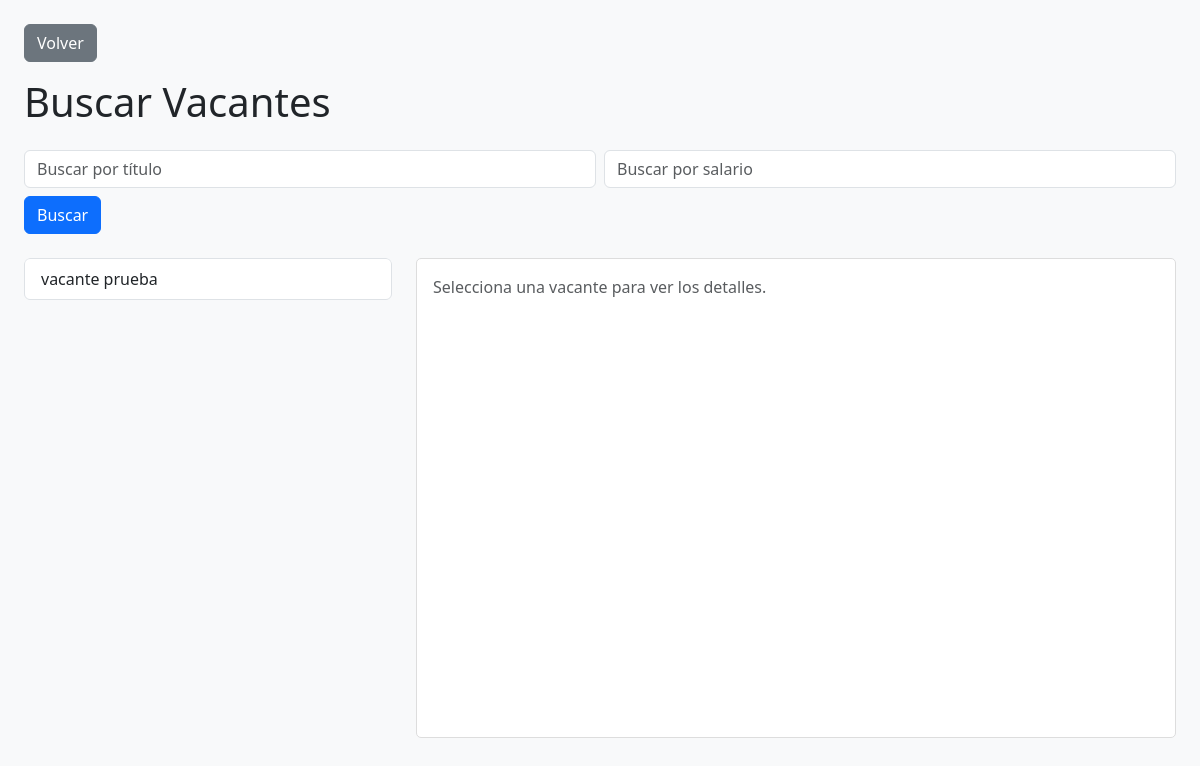
The page /postulante/ on the database as committed earlier.
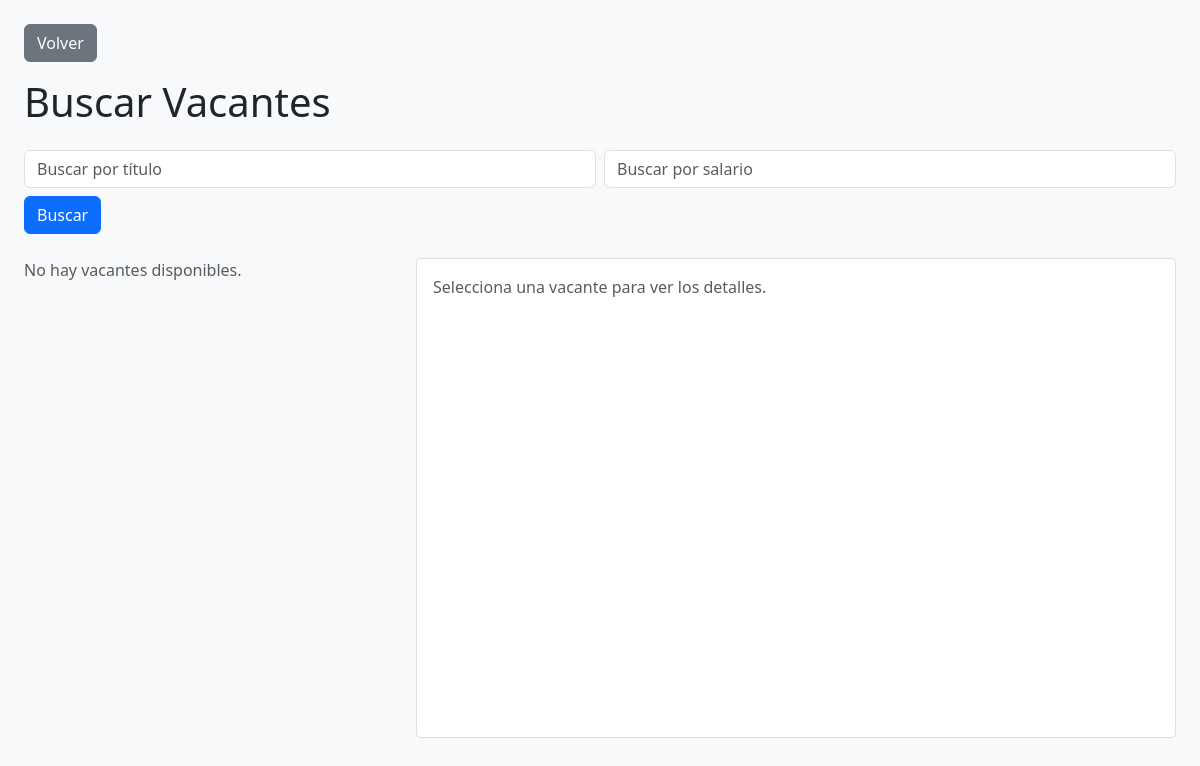
The same page on the database as committed later.
### pages/models.py (models this page shows, shortened)
class Vacante(models.Model):
    titulo = models.CharField(max_length=200)
    nombre_interno = models.CharField(max_length=200, blank=True, null=True)  # <-- este campo es solo para el reclutador
    descripcion = models.TextField()
    palabras_clave = models.CharField(max_length=300, blank=True, null=True)
    rango_salarial = models.CharField(max_length=100, blank=True, null=True)
    fecha_creacion = models.DateTimeField(auto_now_add=True)

### pages/views.py (the view)
# urls.py: path('postulante/', views.postulante_view, name='postulante'),
def postulante_view(request):
    query = request.GET.get("q", "").strip()
    rango_salarial = request.GET.get("rango_salarial", "").strip()
    vacantes = Vacante.objects.all().order_by('-fecha_creacion')
    if query:
        vacantes = vacantes.annotate(titulo_lower=Lower('titulo')).filter(titulo_lower__icontains=query.lower())
    if rango_salarial:
        vacantes = vacantes.filter(rango_salarial__icontains=rango_salarial)
    selected_id = request.GET.get('vacante_id')
    vacante_seleccionada = Vacante.objects.filter(pk=selected_id).first() if selected_id else None
    return render(request, 'pages/postulante.html', {
        "vacantes": vacantes,
        "vacante_seleccionada": vacante_seleccionada,
        "selected_id": selected_id,
        "query": query,
        "rango_salarial": rango_salarial,
    })

### pages/templates/pages/postulante.html (shortened to what the changed rows need)
<!DOCTYPE html>
<html lang="es">
<head>
    <link href="https://cdn.jsdelivr.net/npm/bootstrap@5.3.0/dist/css/bootstrap.min.css" rel="stylesheet">
</head>
<body class="bg-light p-4">
    <h1 class="mb-4">Buscar Vacantes</h1>
    <div class="row">
        <div class="col-md-4">
            <div class="list-group vacantes-lista">
                {% for vacante in vacantes %}
                    <a href="?vacante_id={{ vacante.id }}{% if query %}&q={{ query }}{% endif %}{% if rango_salarial %}&rango_salarial={{ rango_salarial }}{% endif %}"
                       class="list-group-item list-group-item-action {% if vacante.id|stringformat:"s" == selected_id %}active{% endif %}">
                        {{ vacante.titulo }}
                    </a>
                {% empty %}
                    <p class="text-muted">No hay vacantes disponibles.</p>
                {% endfor %}
            </div>
        </div>
    </div>
</body>
</html>

Rows that differ between the two databases and show on the page:
removed Vacante: titulo "vacante prueba"
Other text that changed with them:
text now shown: "No hay vacantes disponibles."
